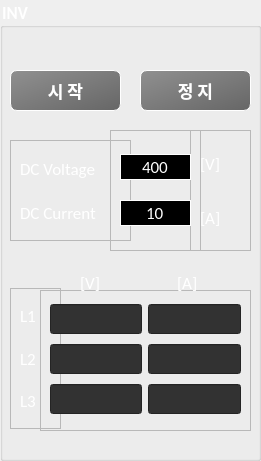
          <widget class="QGroupBox" name="groupBox_6">
           <property name="geometry">
            <rect>
             <x>20</x>
             <y>30</y>
             <width>261</width>
             <height>461</height>
            </rect>
           </property>
           <property name="font">
            <font>
             <family>Calibri</family>
             <pointsize>13</pointsize>
             <weight>75</weight>
             <italic>false</italic>
             <bold>true</bold>
            </font>
           </property>
           <property name="styleSheet">
            <string notr="true">color: white;</string>
           </property>
           <property name="title">
            <string>INV</string>
           </property>
           <widget class="QPushButton" name="pbInvStop">
            <property name="geometry">
             <rect>
              <x>140</x>
              <y>70</y>
              <width>111</width>
              <height>41</height>
             </rect>
            </property>
            <property name="font">
             <font>
              <family>Calibri</family>
              <pointsize>13</pointsize>
              <weight>75</weight>
              <italic>false</italic>
              <bold>true</bold>
             </font>
            </property>
            <property name="styleSheet">
             <string notr="true">QPushButton{
	color: white;
	font: bold;
	background-color: qlineargradient(spread:pad, x1:0, y1:0, x2:1, y2:1, stop:0 rgba(144, 144, 144, 255), stop:1 rgba(102, 102, 102, 255));
	border-radius: 7px;
	border-style: outset;
    border-width: 1px;
}

QPushButton:pressed {
	background-color: qlineargradient(spread:pad, x1:0, y1:0, x2:1, y2:1, stop:0 rgba(89, 89, 89, 255), stop:1 rgba(30, 30, 30, 255));
}</string>
            </property>
            <property name="text">
             <string>정 지</string>
            </property>
           </widget>
           <widget class="QPushButton" name="pbInvStart">
            <property name="geometry">
             <rect>
              <x>10</x>
              <y>70</y>
              <width>111</width>
              <height>41</height>
             </rect>
            </property>
            <property name="font">
             <font>
              <family>Calibri</family>
              <pointsize>13</pointsize>
              <weight>75</weight>
              <italic>false</italic>
              <bold>true</bold>
             </font>
            </property>
            <property name="styleSheet">
             <string notr="true">QPushButton{
	color: white;
	font: bold;
	background-color: qlineargradient(spread:pad, x1:0, y1:0, x2:1, y2:1, stop:0 rgba(144, 144, 144, 255), stop:1 rgba(102, 102, 102, 255));
	border-radius: 7px;
	border-style: outset;
    border-width: 1px;
}

QPushButton:pressed {
	background-color: qlineargradient(spread:pad, x1:0, y1:0, x2:1, y2:1, stop:0 rgba(89, 89, 89, 255), stop:1 rgba(30, 30, 30, 255));
}</string>
            </property>
            <property name="text">
             <string>시 작</string>
            </property>
            <property name="flat">
             <bool>false</bool>
            </property>
           </widget>
           <widget class="QFrame" name="frame_14">
            <property name="geometry">
             <rect>
              <x>10</x>
              <y>140</y>
              <width>121</width>
              <height>101</height>
             </rect>
            </property>
            <property name="frameShape">
             <enum>QFrame::StyledPanel</enum>
            </property>
            <property name="frameShadow">
             <enum>QFrame::Raised</enum>
            </property>
            <layout class="QVBoxLayout" name="verticalLayout_9">
             <item>
              <widget class="QLabel" name="label_28">
               <property name="font">
                <font>
                 <family>Calibri</family>
                 <pointsize>13</pointsize>
                </font>
               </property>
               <property name="text">
                <string>DC Voltage</string>
               </property>
              </widget>
             </item>
             <item>
              <widget class="QLabel" name="label_29">
               <property name="font">
                <font>
                 <family>Calibri</family>
                 <pointsize>13</pointsize>
                </font>
               </property>
               <property name="text">
                <string>DC Current</string>
               </property>
              </widget>
             </item>
            </layout>
           </widget>
           <widget class="QFrame" name="frame_15">
            <property name="geometry">
             <rect>
              <x>190</x>
              <y>130</y>
              <width>61</width>
              <height>121</height>
             </rect>
            </property>
            <property name="frameShape">
             <enum>QFrame::StyledPanel</enum>
            </property>
            <property name="frameShadow">
             <enum>QFrame::Raised</enum>
            </property>
            <layout class="QVBoxLayout" name="verticalLayout_10">
             <item>
              <widget class="QLabel" name="label_32">
               <property name="font">
                <font>
                 <family>Calibri</family>
                 <pointsize>13</pointsize>
                </font>
               </property>
               <property name="text">
                <string>[V]</string>
               </property>
              </widget>
             </item>
             <item>
              <widget class="QLabel" name="label_34">
               <property name="font">
                <font>
                 <family>Calibri</family>
                 <pointsize>13</pointsize>
                </font>
               </property>
               <property name="text">
                <string>[A]</string>
               </property>
              </widget>
             </item>
            </layout>
           </widget>
           <widget class="QFrame" name="frame_16">
            <property name="geometry">
             <rect>
              <x>110</x>
              <y>130</y>
              <width>91</width>
              <height>121</height>
             </rect>
            </property>
            <property name="styleSheet">
             <string notr="true">QLineEdit {
	border: 1px solid white;
	background-color:rgb(0, 0, 0);
}</string>
            </property>
            <property name="frameShape">
             <enum>QFrame::StyledPanel</enum>
            </property>
            <property name="frameShadow">
             <enum>QFrame::Raised</enum>
            </property>
            <layout class="QVBoxLayout" name="verticalLayout_11">
             <item>
              <widget class="QLineEdit" name="leInvDCVoltage">
               <property name="font">
                <font>
                 <family>Calibri</family>
                 <pointsize>13</pointsize>
                </font>
               </property>
               <property name="styleSheet">
                <string notr="true">background-color:rgb(0, 0, 0);</string>
               </property>
               <property name="text">
                <string>400</string>
               </property>
               <property name="frame">
                <bool>true</bool>
               </property>
               <property name="alignment">
                <set>Qt::AlignCenter</set>
               </property>
              </widget>
             </item>
             <item>
              <widget class="QLineEdit" name="leInvDCCurrent">
               <property name="font">
                <font>
                 <family>Calibri</family>
                 <pointsize>13</pointsize>
                </font>
               </property>
               <property name="styleSheet">
                <string notr="true">background-color:rgb(0, 0, 0);</string>
               </property>
               <property name="text">
                <string>10</string>
               </property>
               <property name="frame">
                <bool>true</bool>
               </property>
               <property name="alignment">
                <set>Qt::AlignCenter</set>
               </property>
              </widget>
             </item>
            </layout>
           </widget>
           <widget class="QFrame" name="frame_17">
            <property name="geometry">
             <rect>
              <x>10</x>
              <y>288</y>
              <width>51</width>
              <height>141</height>
             </rect>
            </property>
            <property name="frameShape">
             <enum>QFrame::StyledPanel</enum>
            </property>
            <property name="frameShadow">
             <enum>QFrame::Raised</enum>
            </property>
            <layout class="QVBoxLayout" name="verticalLayout_12">
             <item>
              <widget class="QLabel" name="label_30">
               <property name="font">
                <font>
                 <family>Calibri</family>
                 <pointsize>13</pointsize>
                </font>
               </property>
               <property name="text">
                <string>L1</string>
               </property>
              </widget>
             </item>
             <item>
              <widget class="QLabel" name="label_31">
               <property name="font">
                <font>
                 <family>Calibri</family>
                 <pointsize>13</pointsize>
                </font>
               </property>
               <property name="text">
                <string>L2</string>
               </property>
              </widget>
             </item>
             <item>
              <widget class="QLabel" name="label_33">
               <property name="font">
                <font>
                 <family>Calibri</family>
                 <pointsize>13</pointsize>
                </font>
               </property>
               <property name="text">
                <string>L3</string>
               </property>
              </widget>
             </item>
            </layout>
           </widget>
           <widget class="QFrame" name="frame_18">
            <property name="geometry">
             <rect>
              <x>40</x>
              <y>290</y>
              <width>211</width>
              <height>141</height>
             </rect>
            </property>
            <property name="styleSheet">
             <string notr="true">QLineEdit {
	background-color:rgb(50, 50, 50);
}</string>
            </property>
            <property name="frameShape">
             <enum>QFrame::StyledPanel</enum>
            </property>
            <property name="frameShadow">
             <enum>QFrame::Raised</enum>
            </property>
            <layout class="QGridLayout" name="gridLayout_2">
             <item row="2" column="0">
              <widget class="QLineEdit" name="leInvL3Voltage">
               <property name="font">
                <font>
                 <family>Calibri</family>
                 <pointsize>13</pointsize>
                </font>
               </property>
               <property name="styleSheet">
                <string notr="true"/>
               </property>
               <property name="text">
                <string/>
               </property>
               <property name="frame">
                <bool>true</bool>
               </property>
               <property name="alignment">
                <set>Qt::AlignCenter</set>
               </property>
              </widget>
             </item>
             <item row="1" column="3">
              <widget class="QLineEdit" name="leInvL2Current">
               <property name="font">
                <font>
                 <family>Calibri</family>
                 <pointsize>13</pointsize>
                </font>
               </property>
               <property name="styleSheet">
                <string notr="true"/>
               </property>
               <property name="text">
                <string/>
               </property>
               <property name="frame">
                <bool>true</bool>
               </property>
               <property name="alignment">
                <set>Qt::AlignCenter</set>
               </property>
              </widget>
             </item>
             <item row="2" column="3">
              <widget class="QLineEdit" name="leInvL3Current">
               <property name="font">
                <font>
                 <family>Calibri</family>
                 <pointsize>13</pointsize>
                </font>
               </property>
               <property name="styleSheet">
                <string notr="true"/>
               </property>
               <property name="text">
                <string/>
               </property>
               <property name="frame">
                <bool>true</bool>
               </property>
               <property name="alignment">
                <set>Qt::AlignCenter</set>
               </property>
              </widget>
             </item>
             <item row="0" column="3">
              <widget class="QLineEdit" name="leInvL1Current">
               <property name="font">
                <font>
                 <family>Calibri</family>
                 <pointsize>13</pointsize>
                </font>
               </property>
               <property name="styleSheet">
                <string notr="true"/>
               </property>
               <property name="text">
                <string/>
               </property>
               <property name="frame">
                <bool>true</bool>
               </property>
               <property name="alignment">
                <set>Qt::AlignCenter</set>
               </property>
              </widget>
             </item>
             <item row="0" column="0">
              <widget class="QLineEdit" name="leInvL1Voltage">
               <property name="font">
                <font>
                 <family>Calibri</family>
                 <pointsize>13</pointsize>
                </font>
               </property>
               <property name="styleSheet">
                <string notr="true">background-color:rgb(50, 50, 50);</string>
               </property>
               <property name="text">
                <string/>
               </property>
               <property name="frame">
                <bool>true</bool>
               </property>
               <property name="alignment">
                <set>Qt::AlignCenter</set>
               </property>
               <property name="readOnly">
                <bool>true</bool>
               </property>
              </widget>
             </item>
             <item row="1" column="0">
              <widget class="QLineEdit" name="leInvL2Voltage">
               <property name="font">
                <font>
                 <family>Calibri</family>
                 <pointsize>13</pointsize>
                </font>
               </property>
               <property name="styleSheet">
                <string notr="true"/>
               </property>
               <property name="text">
                <string/>
               </property>
               <property name="frame">
                <bool>true</bool>
               </property>
               <property name="alignment">
                <set>Qt::AlignCenter</set>
               </property>
              </widget>
             </item>
            </layout>
           </widget>
           <widget class="QLabel" name="label_36">
            <property name="geometry">
             <rect>
              <x>177</x>
              <y>270</y>
              <width>61</width>
              <height>25</height>
             </rect>
            </property>
            <property name="font">
             <font>
              <family>Calibri</family>
              <pointsize>13</pointsize>
             </font>
            </property>
            <property name="text">
             <string>[A]</string>
            </property>
           </widget>
           <widget class="QLabel" name="label_37">
            <property name="geometry">
             <rect>
              <x>80</x>
              <y>270</y>
              <width>77</width>
              <height>25</height>
             </rect>
            </property>
            <property name="font">
             <font>
              <family>Calibri</family>
              <pointsize>13</pointsize>
             </font>
            </property>
            <property name="text">
             <string>[V]</string>
            </property>
           </widget>
          </widget>
